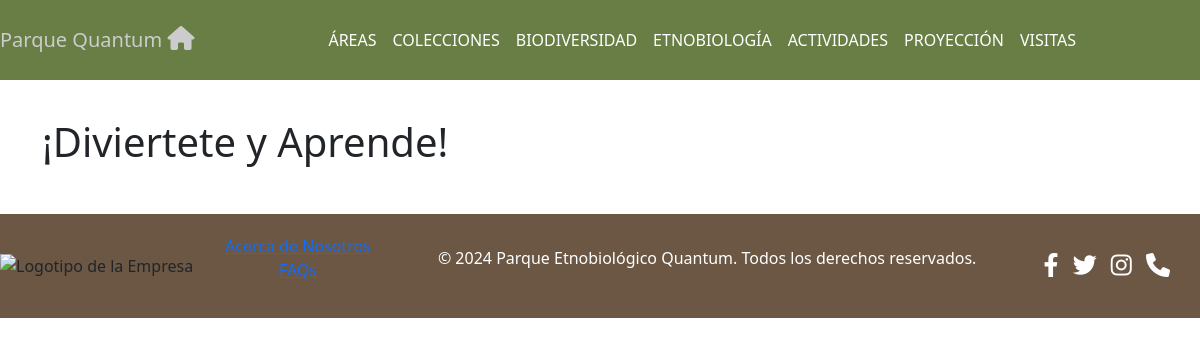
Page /actividades/ on the earlier database version.
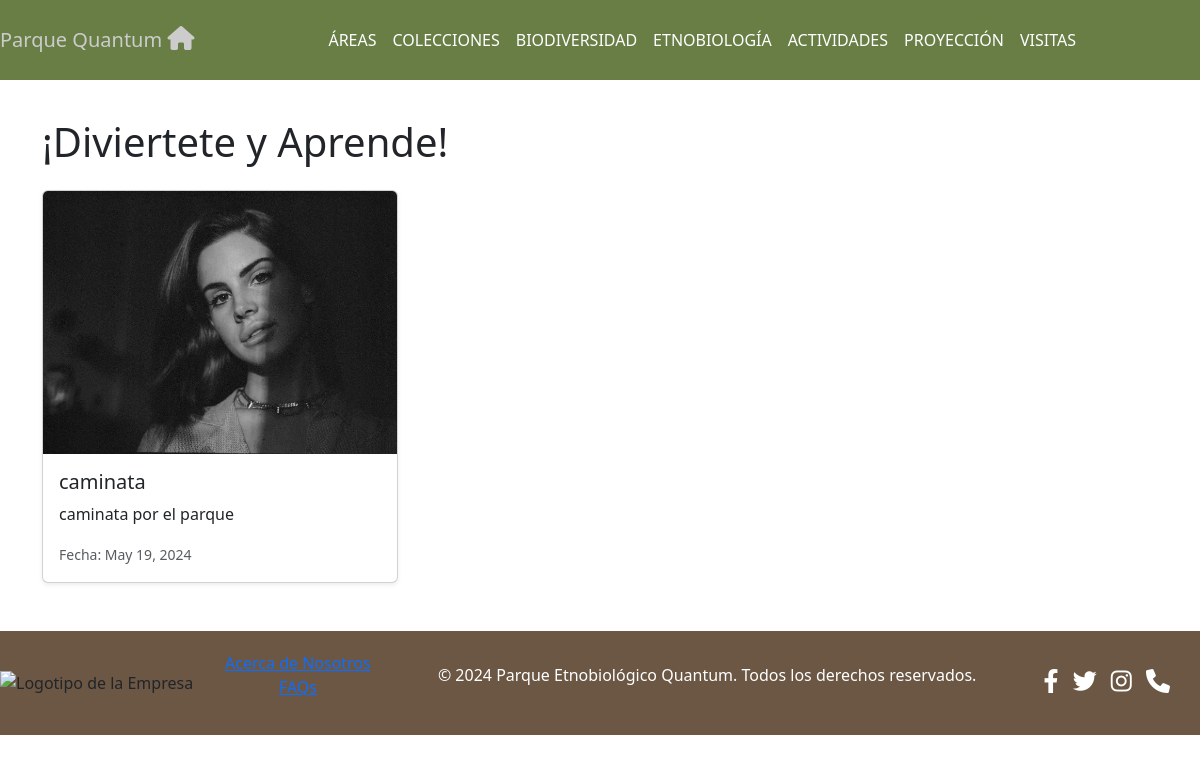
Same page on the later database version.
### parque_quantum/models.py (models this page shows, shortened)
class Actividades (models.Model):
    nombre = models.CharField(max_length=100)
    descripcion = models.TextField()
    fecha = models.DateField()
    imagen = models.ImageField(upload_to='imagenes/')

### parque_quantum/views.py (the view)
# urls.py: path('actividades/', views.lista_actividades, name="actividades"),
def lista_actividades(request):
    actividades = Actividades.objects.all().order_by('-fecha')
    return render(request, 'actividades.html', {'actividades': actividades})

### parque_quantum/templates/actividades.html (shortened to what this page needs)
{% extends 'base2.html' %}
{% block content %}
<br>
<h1 class="my-4">¡Diviertete y Aprende!</h1>
<div class="row">
    {% for actividad in actividades %}
        <div class="col-md-4">
            <div class="card mb-4 shadow-sm">
                {% if actividad.imagen %}
                    <img src="{{ actividad.imagen.url }}" class="card-img-top" alt="{{ actividad.nombre }}">
                {% endif %}
                <div class="card-body">
                    <h5 class="card-title">{{ actividad.nombre }}</h5>
                    <p class="card-text">{{ actividad.descripcion }}</p>
                    <p class="card-text"><small class="text-muted">Fecha: {{ actividad.fecha }}</small></p>
                </div>
            </div>
        </div>
    {% endfor %}
</div>
{% endblock %}

Differences in the rows shown:
added Actividades: imagen (picture), nombre "caminata", descripcion "caminata por el parque", fecha "May 19, 2024"
